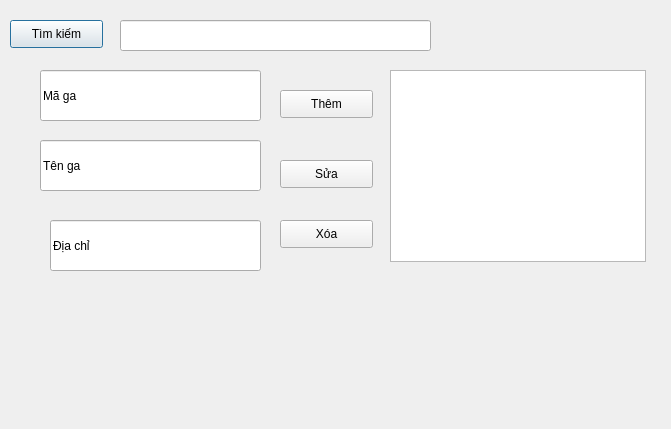
<?xml version="1.0" encoding="UTF-8"?>
<ui version="4.0">
 <class>Dialog</class>
 <widget class="QDialog" name="Dialog">
  <property name="geometry">
   <rect>
    <x>0</x>
    <y>0</y>
    <width>671</width>
    <height>429</height>
   </rect>
  </property>
  <property name="windowTitle">
   <string>Dialog</string>
  </property>
  <widget class="QLineEdit" name="txt_maga">
   <property name="geometry">
    <rect>
     <x>40</x>
     <y>70</y>
     <width>221</width>
     <height>51</height>
    </rect>
   </property>
   <property name="text">
    <string>Mã ga</string>
   </property>
  </widget>
  <widget class="QLineEdit" name="txt_tenga">
   <property name="geometry">
    <rect>
     <x>40</x>
     <y>140</y>
     <width>221</width>
     <height>51</height>
    </rect>
   </property>
   <property name="text">
    <string>Tên ga</string>
   </property>
  </widget>
  <widget class="QLineEdit" name="txt_diachi">
   <property name="geometry">
    <rect>
     <x>50</x>
     <y>220</y>
     <width>211</width>
     <height>51</height>
    </rect>
   </property>
   <property name="text">
    <string>Địa chỉ</string>
   </property>
  </widget>
  <widget class="QPushButton" name="btn_tim">
   <property name="geometry">
    <rect>
     <x>10</x>
     <y>20</y>
     <width>93</width>
     <height>28</height>
    </rect>
   </property>
   <property name="text">
    <string>Tìm kiếm</string>
   </property>
  </widget>
  <widget class="QPushButton" name="btn_sua">
   <property name="geometry">
    <rect>
     <x>280</x>
     <y>160</y>
     <width>93</width>
     <height>28</height>
    </rect>
   </property>
   <property name="text">
    <string>Sửa</string>
   </property>
  </widget>
  <widget class="QPushButton" name="btn_xoa">
   <property name="geometry">
    <rect>
     <x>280</x>
     <y>220</y>
     <width>93</width>
     <height>28</height>
    </rect>
   </property>
   <property name="text">
    <string>Xóa</string>
   </property>
  </widget>
  <widget class="QPushButton" name="btn_them">
   <property name="geometry">
    <rect>
     <x>280</x>
     <y>90</y>
     <width>93</width>
     <height>28</height>
    </rect>
   </property>
   <property name="text">
    <string>Thêm</string>
   </property>
  </widget>
  <widget class="QLineEdit" name="txt_timkiem">
   <property name="geometry">
    <rect>
     <x>120</x>
     <y>20</y>
     <width>311</width>
     <height>31</height>
    </rect>
   </property>
  </widget>
  <widget class="QTableWidget" name="table_gatau">
   <property name="geometry">
    <rect>
     <x>390</x>
     <y>70</y>
     <width>256</width>
     <height>192</height>
    </rect>
   </property>
  </widget>
 </widget>
 <resources/>
 <connections/>
</ui>
